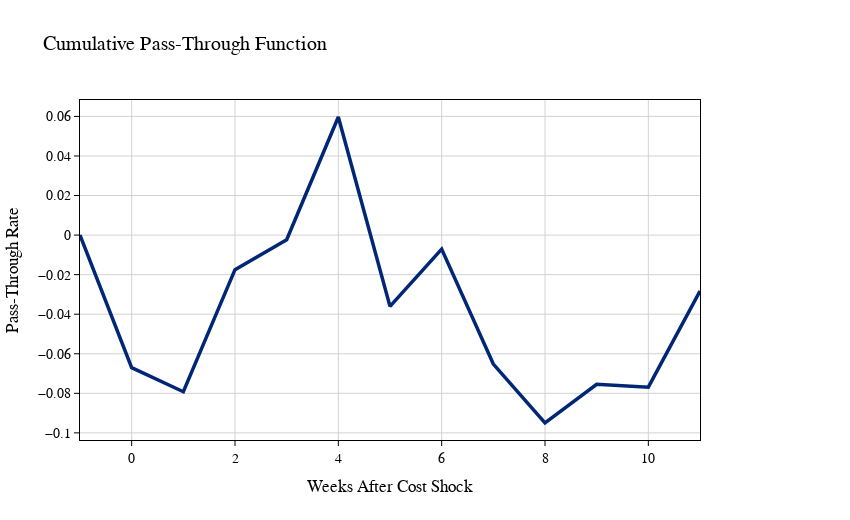

Notebook code for this chart:
### Code cell
x = np.arange(-1, len(B)-1, 1)

# UC Berkeley colors
berkeley_blue = "#002676"

fig = go.Figure()

fig.add_trace(go.Scatter(
    x=x,
    y=B,
    mode="lines",
    name="Cumulative Pass-Through",
    line=dict(color=berkeley_blue, width=3.5)
))

fig.update_layout(
    title="Cumulative Pass-Through Function",
    xaxis_title="Weeks After Cost Shock",
    yaxis_title="Pass-Through Rate",

    # ECONOMETRICA / QJE STYLE
    font=dict(
        family="Times New Roman",
        size=14,
        color="black"
    ),
    template="simple_white",

    # Axes styling
    xaxis=dict(
        showgrid=True,
        gridcolor="lightgray",
        zeroline=False,
        linecolor="black",
        linewidth=1,
        mirror=True,
        ticks="outside",
        tickwidth=1,
        tickcolor="black"
    ),
    yaxis=dict(
        showgrid=True,
        gridcolor="lightgray",
        zeroline=False,
        linecolor="black",
        linewidth=1,
        mirror=True,
        ticks="outside",
        tickwidth=1,
        tickcolor="black"
    ),

    # Legend OUTSIDE (right)
    legend=dict(
        x=1.02,
        y=1,
        xanchor="left",
        yanchor="top",
        font=dict(size=15),
        bgcolor="rgba(255,255,255,0)",
        bordercolor="rgba(0,0,0,0)"
    ),

    margin=dict(r=150),
    width=850,
    height=520
)

fig.show()

# Uncomment to save
# fig.write_image("path/to/plots/cumulative_passthrough.png")

### Figure 1 — Plotly figure (JSON) as saved in the notebook; plotly's stock layout.template omitted (floating-point values rounded to 4 significant figures)
{"data": [{"line": {"color": "#002676", "width": 3.5}, "mode": "lines", "name": "Cumulative Pass-Through", "type": "scatter", "x": [-1, 0, 1, 2, 3, 4, 5, 6, 7, 8, 9, 10, 11], "y": [0, -0.06702, -0.07919, -0.01747, -0.002336, 0.0597, -0.03602, -0.007096, -0.0652, -0.095, -0.07542, -0.0769, -0.0283]}], "layout": {"font": {"color": "black", "family": "Times New Roman", "size": 14}, "height": 520, "legend": {"bgcolor": "rgba(255,255,255,0)", "bordercolor": "rgba(0,0,0,0)", "font": {"size": 15}, "x": 1.02, "xanchor": "left", "y": 1, "yanchor": "top"}, "margin": {"r": 150}, "title": {"text": "Cumulative Pass-Through Function"}, "width": 850, "xaxis": {"gridcolor": "lightgray", "linecolor": "black", "linewidth": 1, "mirror": true, "showgrid": true, "tickcolor": "black", "ticks": "outside", "tickwidth": 1, "title": {"text": "Weeks After Cost Shock"}, "zeroline": false}, "yaxis": {"gridcolor": "lightgray", "linecolor": "black", "linewidth": 1, "mirror": true, "showgrid": true, "tickcolor": "black", "ticks": "outside", "tickwidth": 1, "title": {"text": "Pass-Through Rate"}, "zeroline": false}}}
